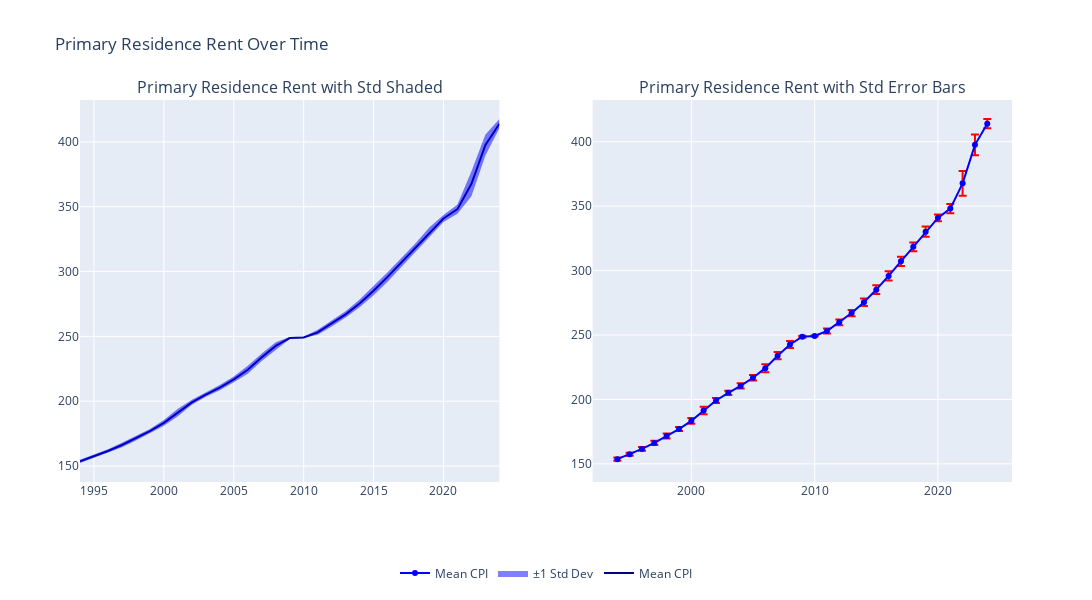

Notebook code for this chart:
### Code cell
years = annual_statistics.index
mean_values = annual_statistics['RentPrimaryResidence']['mean']
std_values = annual_statistics['RentPrimaryResidence']['std']

# 1 row and 2 columns
fig = make_subplots(rows=1, cols=2, subplot_titles=('Primary Residence Rent with Std Shaded', 'Primary Residence Rent with Std Error Bars'))

# F Line chart with shaded standard deviation
fig.add_trace(
    go.Scatter(
        x=years,
        y=mean_values,
        mode='lines',
        name='Mean CPI',
        line=dict(color='darkblue'),
    ),
    row=1, col=1
)
fig.add_trace(
    go.Scatter(
        x=years,
        y=mean_values + std_values,
        mode='lines',
        fill=None,
        line=dict(color='rgba(0,0,255,0.2)', width=0),
        showlegend=False
    ),
    row=1, col=1
)
fig.add_trace(
    go.Scatter(
        x=years,
        y=mean_values - std_values,
        mode='lines',
        fill='tonexty',
        line=dict(color='rgba(0,0,255,0.2)', width=0),
        name='±1 Std Dev',
        showlegend=True
    ),
    row=1, col=1
)

# Line chart with error bars
fig.add_trace(
    go.Scatter(
        x=years,
        y=mean_values,
        mode='lines+markers',
        name='Mean CPI',
        line=dict(color='blue'),
        error_y=dict(
            type='data',
            array=std_values,
            color='red',
            thickness=2,
            width=4
        )
    ),
    row=1, col=2
)

fig.update_layout(
    height=600, 
    width=1600, 
    title_text='Primary Residence Rent Over Time',
    showlegend=True,
    legend=dict(
        orientation="h",   # Horizontal orientation
        x=0.5,             # Center the legend horizontally
        y=-0.2,            # Move the legend below the charts
        xanchor='center',   # Align the legend horizontally with the center
        yanchor='top'       # Align the legend above the bottom edge
    )
)

fig.show()

### Figure 1 — Plotly figure (JSON) as saved in the notebook; plotly's stock layout.template omitted (floating-point values rounded to 4 significant figures)
{"data": [{"line": {"color": "darkblue"}, "mode": "lines", "name": "Mean CPI", "type": "scatter", "x": [1994, 1995, 1996, 1997, 1998, 1999, 2000, 2001, 2002, 2003, 2004, 2005, 2006, 2007, 2008, 2009, 2010, 2011, 2012, 2013, 2014, 2015, 2016, 2017, 2018, 2019, 2020, 2021, 2022, 2023, 2024], "xaxis": "x", "y": [153.7, 157.5, 161.6, 166.2, 171.6, 177, 183.3, 191.3, 199.2, 205.1, 210.5, 216.8, 224.3, 233.9, 242.6, 248.7, 249.2, 253.1, 259.8, 267.0, 275.4, 285.2, 295.9, 307.2, 318.4, 330.2, 340.9, 348.1, 367.7, 397.6, 414.0], "yaxis": "y"}, {"line": {"color": "rgba(0,0,255,0.2)", "width": 0}, "mode": "lines", "showlegend": false, "type": "scatter", "x": [1994, 1995, 1996, 1997, 1998, 1999, 2000, 2001, 2002, 2003, 2004, 2005, 2006, 2007, 2008, 2009, 2010, 2011, 2012, 2013, 2014, 2015, 2016, 2017, 2018, 2019, 2020, 2021, 2022, 2023, 2024], "xaxis": "x", "y": [154.9, 158.7, 163.0, 167.9, 173.5, 178.5, 185.6, 194.2, 201.1, 206.7, 212.5, 219.0, 227.4, 236.8, 245.4, 249.4, 249.6, 255.0, 262.1, 269.4, 278.4, 288.6, 299.5, 310.7, 321.8, 334.1, 343.5, 351.7, 377.2, 405.6, 417.6], "yaxis": "y"}, {"fill": "tonexty", "line": {"color": "rgba(0,0,255,0.2)", "width": 0}, "mode": "lines", "name": "±1 Std Dev", "showlegend": true, "type": "scatter", "x": [1994, 1995, 1996, 1997, 1998, 1999, 2000, 2001, 2002, 2003, 2004, 2005, 2006, 2007, 2008, 2009, 2010, 2011, 2012, 2013, 2014, 2015, 2016, 2017, 2018, 2019, 2020, 2021, 2022, 2023, 2024], "xaxis": "x", "y": [152.4, 156.3, 160.1, 164.6, 169.7, 175.5, 181.1, 188.5, 197.2, 203.5, 208.5, 214.7, 221.2, 231.1, 239.9, 247.9, 248.8, 251.2, 257.6, 264.6, 272.4, 281.7, 292.2, 303.6, 315.0, 326.2, 338.3, 344.5, 358.1, 389.6, 410.4], "yaxis": "y"}, {"error_y": {"array": [1.218, 1.176, 1.464, 1.678, 1.937, 1.549, 2.253, 2.892, 1.94, 1.602, 2.041, 2.156, 3.115, 2.833, 2.768, 0.7724, 0.4337, 1.937, 2.277, 2.39, 2.976, 3.446, 3.66, 3.528, 3.414, 3.991, 2.617, 3.609, 9.574, 8.018, 3.569], "color": "red", "thickness": 2, "type": "data", "width": 4}, "line": {"color": "blue"}, "mode": "lines+markers", "name": "Mean CPI", "type": "scatter", "x": [1994, 1995, 1996, 1997, 1998, 1999, 2000, 2001, 2002, 2003, 2004, 2005, 2006, 2007, 2008, 2009, 2010, 2011, 2012, 2013, 2014, 2015, 2016, 2017, 2018, 2019, 2020, 2021, 2022, 2023, 2024], "xaxis": "x2", "y": [153.7, 157.5, 161.6, 166.2, 171.6, 177, 183.3, 191.3, 199.2, 205.1, 210.5, 216.8, 224.3, 233.9, 242.6, 248.7, 249.2, 253.1, 259.8, 267.0, 275.4, 285.2, 295.9, 307.2, 318.4, 330.2, 340.9, 348.1, 367.7, 397.6, 414.0], "yaxis": "y2"}], "layout": {"annotations": [{"font": {"size": 16}, "showarrow": false, "text": "Primary Residence Rent with Std Shaded", "x": 0.225, "xanchor": "center", "xref": "paper", "y": 1, "yanchor": "bottom", "yref": "paper"}, {"font": {"size": 16}, "showarrow": false, "text": "Primary Residence Rent with Std Error Bars", "x": 0.775, "xanchor": "center", "xref": "paper", "y": 1, "yanchor": "bottom", "yref": "paper"}], "height": 600, "legend": {"orientation": "h", "x": 0.5, "xanchor": "center", "y": -0.2, "yanchor": "top"}, "showlegend": true, "title": {"text": "Primary Residence Rent Over Time"}, "width": 1600, "xaxis": {"anchor": "y", "domain": [0, 0.45]}, "xaxis2": {"anchor": "y2", "domain": [0.55, 1]}, "yaxis": {"anchor": "x", "domain": [0, 1]}, "yaxis2": {"anchor": "x2", "domain": [0, 1]}}}
